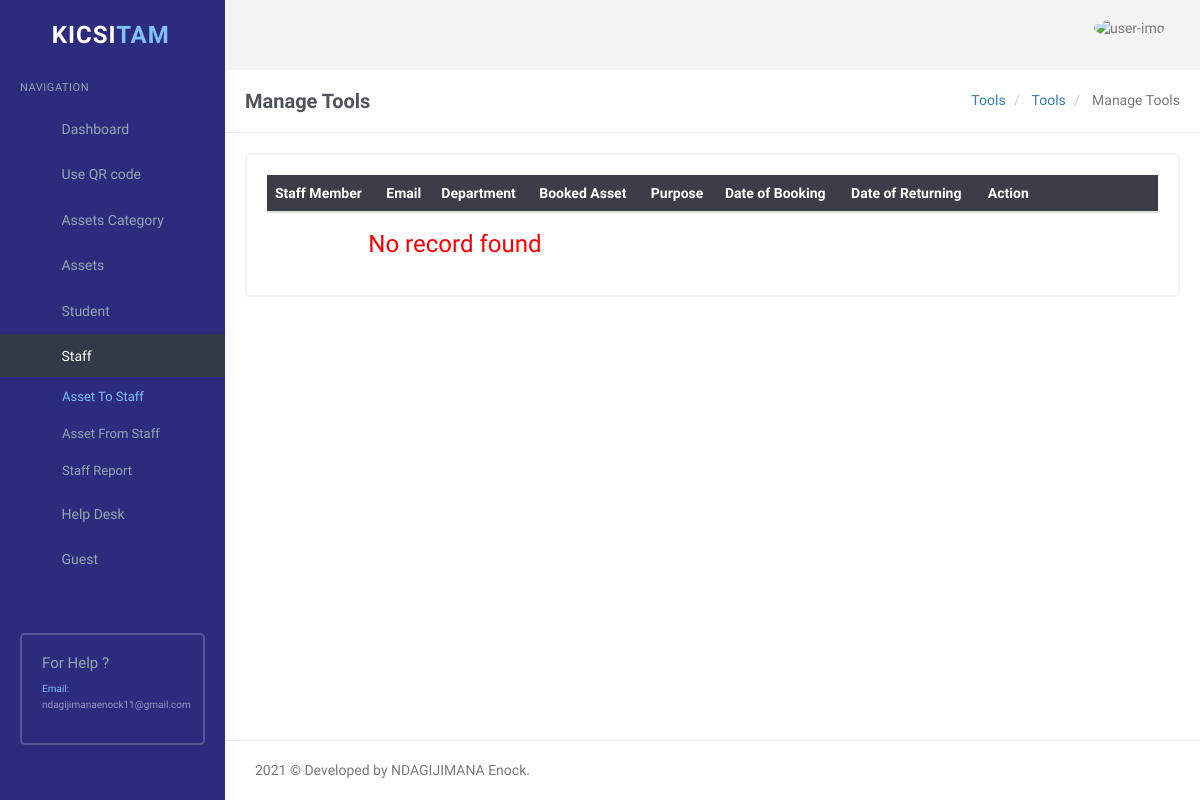
The app's page /user/reply-staff.php (signed in), older data.
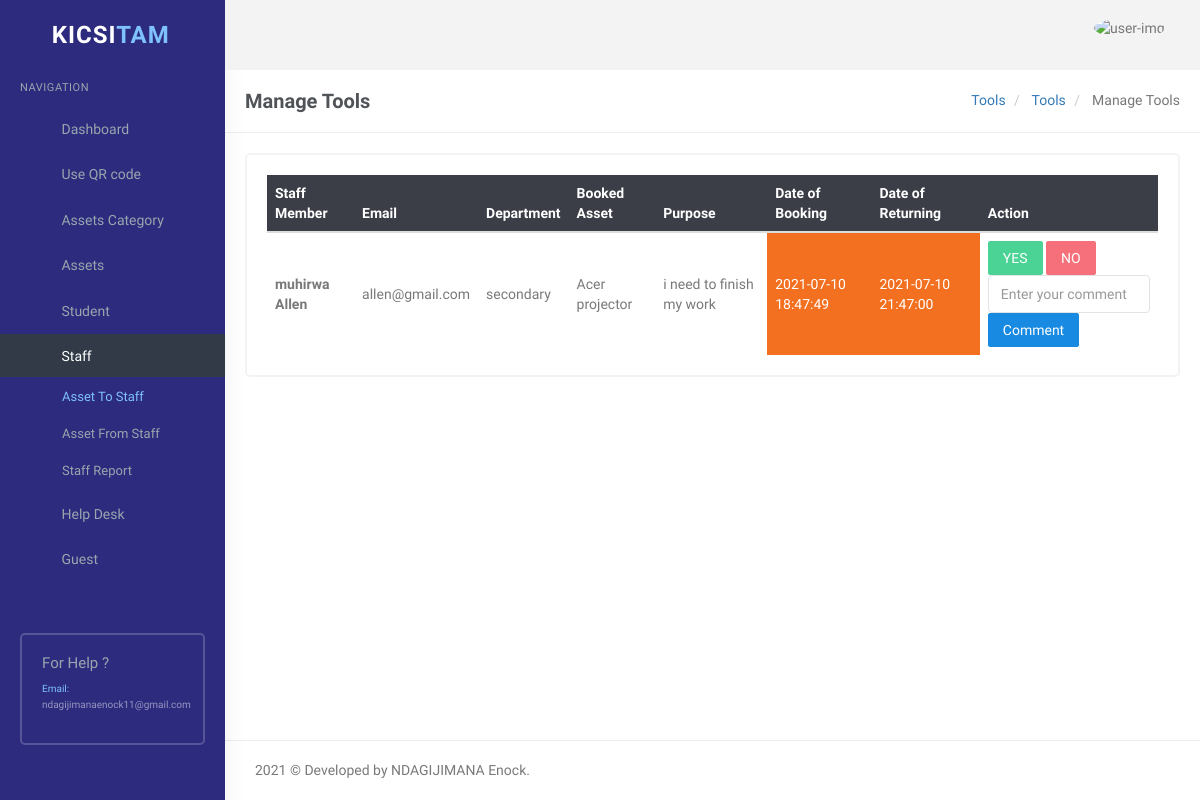
The same page, newer data.
### tables this page shows
CREATE TABLE `teacherbookingtbl` (
  `tbid` int(11) NOT NULL,
  `toolID` int(11) NOT NULL,
  `teacherID` int(11) NOT NULL,
  `staffOption` varchar(18) NOT NULL,
  `purpose` varchar(150) NOT NULL,
  `BookedDate` timestamp NOT NULL DEFAULT current_timestamp(),
  `returnDate` datetime NOT NULL,
  `ActiveStatus` int(5) NOT NULL,
  `BookStatus` int(11) NOT NULL
);

CREATE TABLE `teachertbl` (
  `tid` int(11) NOT NULL,
  `Firstname` varchar(45) NOT NULL,
  `Lastname` varchar(45) NOT NULL,
  `phoneNumber` varchar(16) NOT NULL,
  `email` varchar(45) NOT NULL,
  `username` varchar(45) NOT NULL,
  `password` varchar(18) NOT NULL,
  `ActiveStatus` int(11) NOT NULL,
  `AddedDate` timestamp NOT NULL DEFAULT current_timestamp()
);

CREATE TABLE `tbltools` (
  `id` int(11) NOT NULL,
  `Toolname` varchar(45) NOT NULL,
  `ToolImage` varchar(200) NOT NULL,
  `QRimage` varchar(100) NOT NULL,
  `serial_number` varchar(100) NOT NULL,
  `ToolCategory` varchar(11) NOT NULL,
  `ToolDescription` varchar(100) NOT NULL,
  `isAllowedBy` varchar(11) NOT NULL,
  `ActiveStatus` int(5) NOT NULL,
  `response_status` int(11) NOT NULL,
  `PostedDate` timestamp NOT NULL DEFAULT current_timestamp()
);

### user/reply-staff.php (the view, shortened to what the changed rows need)
<?php
if (strlen($_SESSION['id']) == 0) {
    header('location:index.php');
} else {
?>
    <!DOCTYPE html>
    <html lang="en">
    <head>
        <link rel="stylesheet" href="../plugins/morris/morris.css">
        <link href="../plugins/jvectormap/jquery-jvectormap-2.0.2.css" rel="stylesheet" />
        <link href="assets/css/bootstrap.min.css" rel="stylesheet" type="text/css" />
        <link href="assets/css/core.css" rel="stylesheet" type="text/css" />
        <link href="assets/css/components.css" rel="stylesheet" type="text/css" />
        <link href="assets/css/icons.css" rel="stylesheet" type="text/css" />
        <link href="assets/css/pages.css" rel="stylesheet" type="text/css" />
        <link href="assets/css/menu.css" rel="stylesheet" type="text/css" />
        <link href="assets/css/responsive.css" rel="stylesheet" type="text/css" />
        <link rel="stylesheet" href="../plugins/switchery/switchery.min.css">
    </head>
    <body class="fixed-left">
        <div id="wrapper">
            <?php include('includes/topheader.php'); ?>
            <div class="content-page">
                <div class="content">
                    <div class="container">
                        <div class="row">
                            <div class="col-sm-12">
                                <div class="card-box">
                                    <div class="table-responsive">
                                        <table class="table table-colored table-centered table-inverse m-0" style="width: 100%;">
                                            <thead>
                                                <tr>
                                                    <th>Staff Member</th>
                                                    <th>Email</th>
                                                    <th>Department</th>
                                                    <th>Booked Asset</th>
                                                    <th>Purpose</th>
                                                    <th>Date of Booking</th>
                                                    <th>Date of Returning</th>
                                                    <th style="width: 20%;">Action</th>
                                                </tr>
                                            </thead>
                                            <tbody>
                                                <?php
                                                $query = mysqli_query($con, "SELECT tbltools.id as tid,teachertbl.Firstname AS fname,
                                                teachertbl.Lastname AS lname,teachertbl.phoneNumber AS phone,teachertbl.email AS email,
                                                teacherbookingtbl.tbid AS teacboo,teacherbookingtbl.staffOption as teacoption,
                                                tbltools.Toolname as toolname,teacherbookingtbl.purpose as purpose,
                                                teacherbookingtbl.BookedDate AS bookeddate,teacherbookingtbl.returnDate
                                                FROM teachertbl,tbltools LEFT JOIN teacherbookingtbl ON teacherbookingtbl.toolID=tbltools.id
                                                WHERE teacherbookingtbl.teacherID=teachertbl.tid AND teacherbookingtbl.ActiveStatus =1 AND teacherbookingtbl.BookStatus=0");
                                                $rowcount = mysqli_num_rows($query);
                                                if ($rowcount == 0) {
                                                ?>
                                                    <tr>
                                                        <td colspan="4" align="center">
                                                            <h3 style="color:red">No record found</h3>
                                                        </td>
                                                        <?php
                                                    } else {
                                                        while ($row = mysqli_fetch_array($query)) {
                                                        ?>
                                                    <tr>
                                                        <td><b><?php echo $row['fname'] . "  " . $row['lname']; ?></b></td>
                                                        <td><?php echo $row['email']; ?></td>
                                                        <td><?php echo $row['teacoption']; ?></td>
                                                        <td><?php echo $row['toolname']; ?></td>
                                                        <td><?php echo $row['purpose']; ?></td>
                                                        <td style="background-color: #f37020;color:white;"><?php echo $row['bookeddate']; ?></td>
                                                        <td style="background-color: #f37020;color:white;"><?php echo $row['returnDate']; ?></td>
                                                        <td>
                                                            <a href="reply-staff.php?tid=<?php echo htmlentities($row['teacboo']); ?>&&action=rep" onclick="return confirm('Do you realy want to Approve this request ?')" class=" btn btn-success">YES</a>
                                                            <a href="reply-staff.php?tid1=<?php echo htmlentities($row['teacboo']); ?>&&action1=rep" onclick="return confirm('Do you realy want to say NO ?')" class="btn btn-danger">NO</a>
                                                            <form method="POST">
                                                                <input type="text" name="comment" class="form-control" placeholder="Enter your comment">
                                                                <input type="submit" name="btncomment" value="Comment" class="btn btn-primary">
                                                            </form>
                                                        </td>
                                                    </tr>
                                            <?php }
                                                    } ?>
                                            </tbody>
                                        </table>
                                    </div>
                                </div>
                            </div>
                        </div>
                    </div>
                </div>
            </div>
        </div>
    </body>
    </html>
<?php } ?>

Row changes from the older to the newer data that the page shows:
added teacherbookingtbl: teacherID.Firstname "muhirwa", teacherID.Lastname "Allen", teacherID.email "allen@gmail.com", staffOption "secondary", toolID.Toolname "Acer projector", purpose "i need to finish my work", BookedDate "2021-07-10 18:47:49", returnDate "2021-07-10 21:47:00"
Text that changed along with them:
text no longer shown: "No record found"
